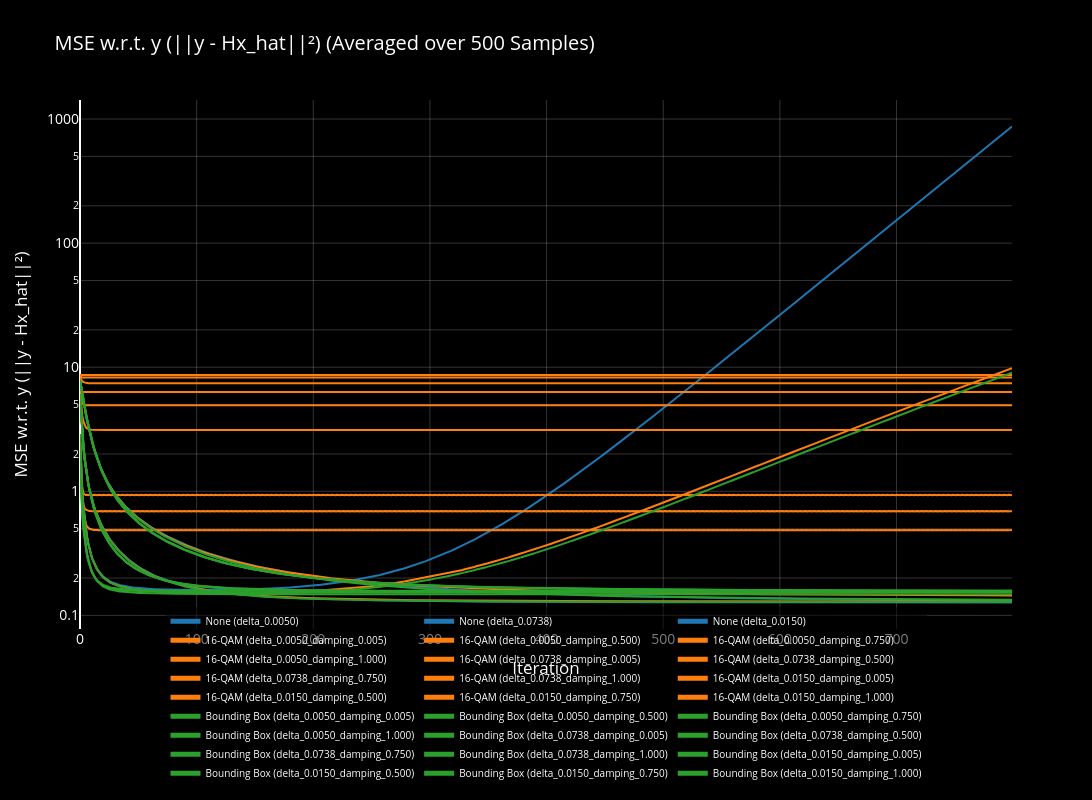
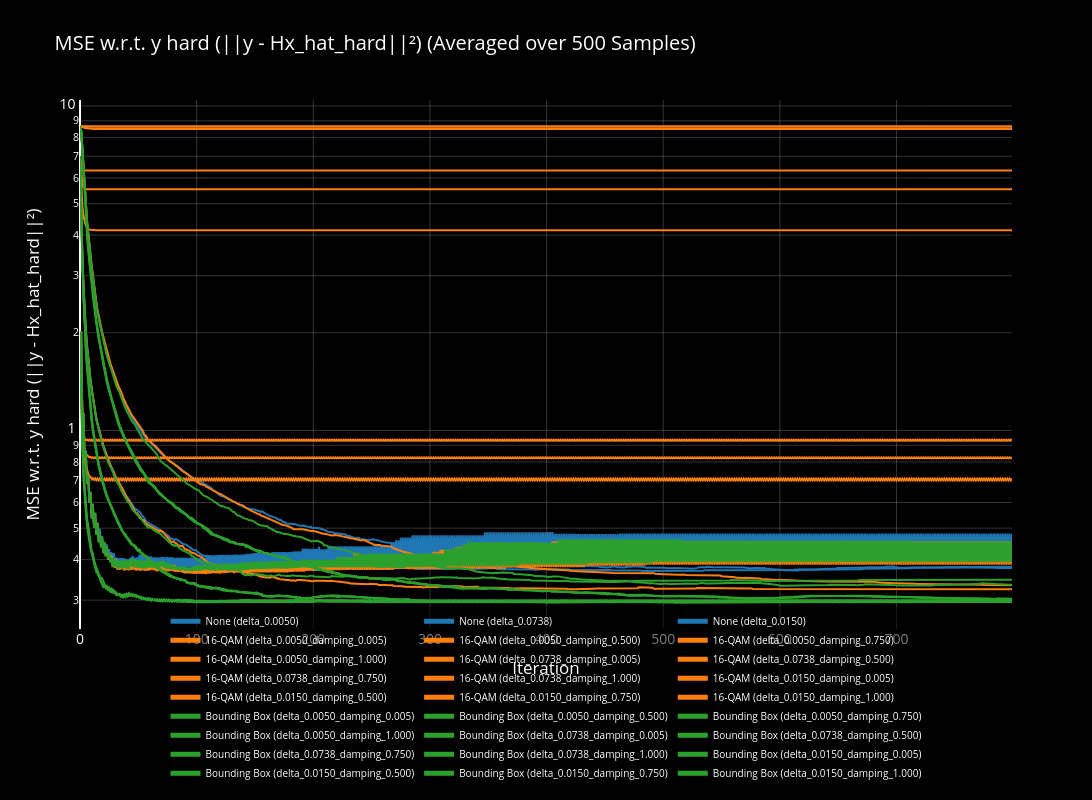
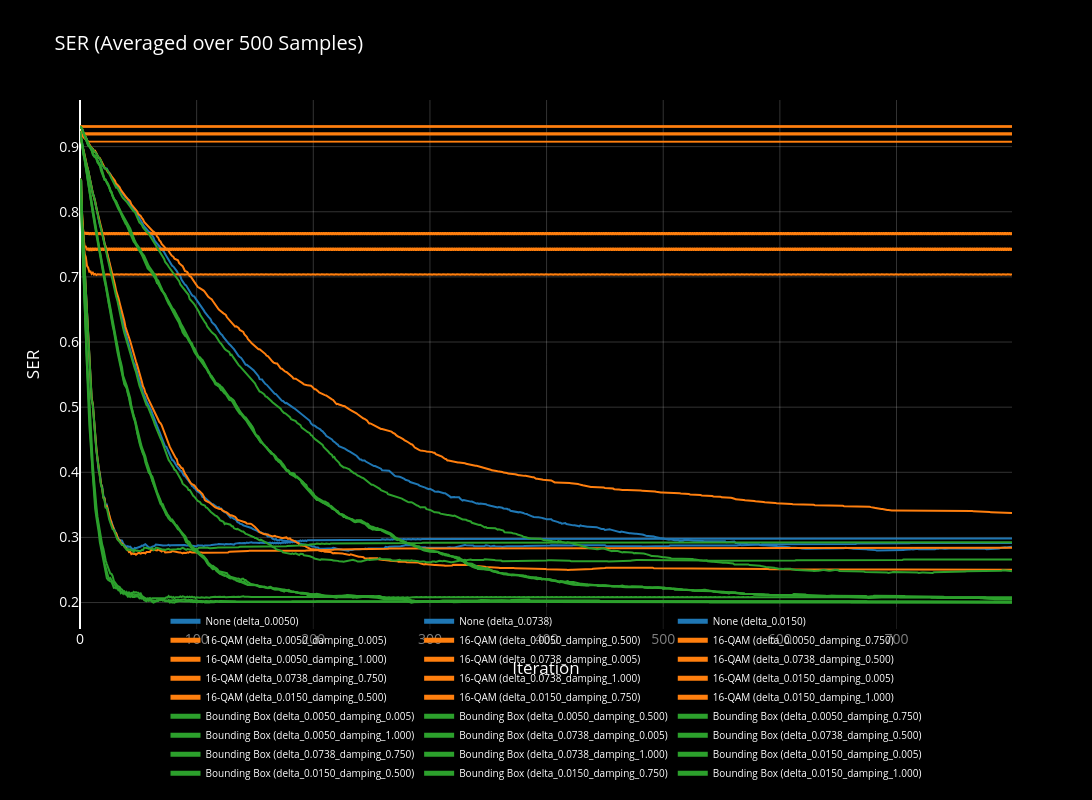
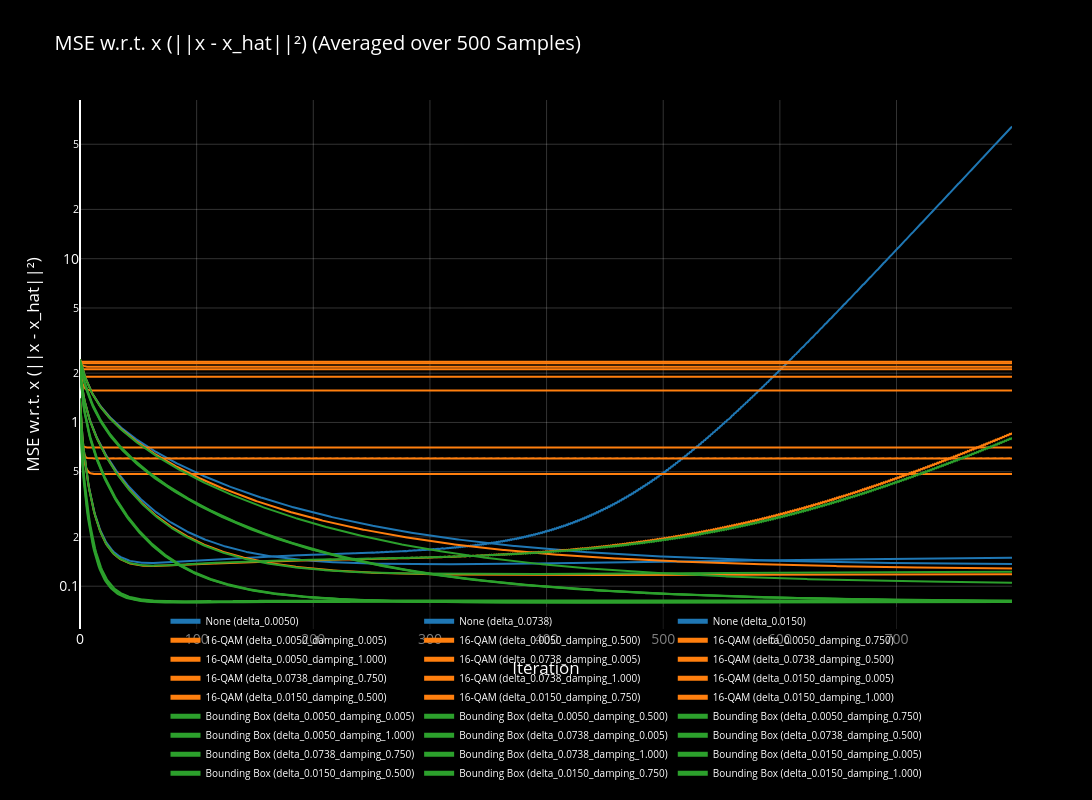

Notebook source saved alongside these figures, in order:
### Markdown cell above
## Calling the KPI

### Code cell
# Call the plot function with all required parameters
plot_all_pgd_trajectories(
    results=results,
    delta_values_none=delta_values_none,
    delta_values_16qam=delta_values_16qam,
    damping_values_16qam=damping_values_16qam,
    delta_values_bbox=delta_values_bbox,
    damping_values_bbox=damping_values_bbox,
    num_iterations=num_iterations,
    batch_size=500,
    results_dir="mimo_pgd_results"
)
